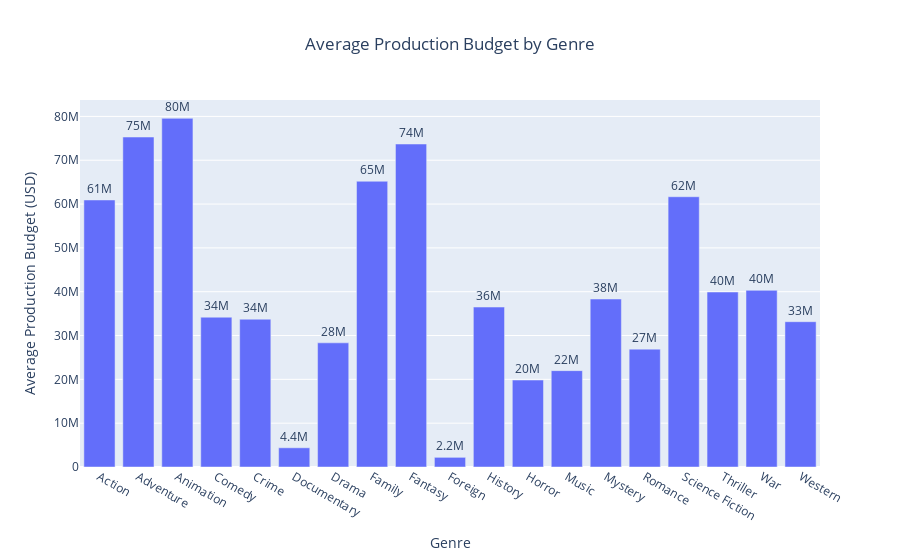

Notebook code cell kept with this figure:
### Markdown cell above
Plot

### Code cell
# Plot the data using Plotly
fig = px.bar(
    average_budget_by_genre,
    x='genre_name',
    y='rt_production_budget',
    title='Average Production Budget by Genre',
    labels={'genre_name': 'Genre', 'rt_production_budget': 'Production Budget (USD)'},
    text='rt_production_budget'
)

# Update the chart to show text labels and format them
fig.update_traces(texttemplate='%{text:.2s}', textposition='outside')
fig.update_layout(
    xaxis_title='Genre',
    yaxis_title='Average Production Budget (USD)',
    title_x=0.5,
    uniformtext_minsize=8,
    uniformtext_mode='hide'
)

# Display the chart
fig.show()

### Figure 1 — Plotly figure (JSON) as saved in the notebook; plotly's stock layout.template omitted (floating-point values rounded to 4 significant figures)
{"data": [{"alignmentgroup": "True", "hovertemplate": "Genre=%{x}<br>Production Budget (USD)=%{text}<extra></extra>", "legendgroup": "", "marker": {"color": "#636efa", "pattern": {"shape": ""}}, "name": "", "offsetgroup": "", "orientation": "v", "showlegend": false, "text": [60930000.0, 75300000.0, 79560000.0, 34180000.0, 33720000.0, 4384000.0, 28330000.0, 65200000.0, 73700000.0, 2204000.0, 36500000.0, 19840000.0, 21990000.0, 38330000.0, 26890000.0, 61670000.0, 39930000.0, 40310000.0, 33150000.0], "textposition": "outside", "texttemplate": "%{text:.2s}", "type": "bar", "x": ["Action", "Adventure", "Animation", "Comedy", "Crime", "Documentary", "Drama", "Family", "Fantasy", "Foreign", "History", "Horror", "Music", "Mystery", "Romance", "Science Fiction", "Thriller", "War", "Western"], "xaxis": "x", "y": [60930000.0, 75300000.0, 79560000.0, 34180000.0, 33720000.0, 4384000.0, 28330000.0, 65200000.0, 73700000.0, 2204000.0, 36500000.0, 19840000.0, 21990000.0, 38330000.0, 26890000.0, 61670000.0, 39930000.0, 40310000.0, 33150000.0], "yaxis": "y"}], "layout": {"barmode": "relative", "legend": {"tracegroupgap": 0}, "title": {"text": "Average Production Budget by Genre", "x": 0.5}, "uniformtext": {"minsize": 8, "mode": "hide"}, "xaxis": {"anchor": "y", "domain": [0, 1], "title": {"text": "Genre"}}, "yaxis": {"anchor": "x", "domain": [0, 1], "title": {"text": "Average Production Budget (USD)"}}}}
